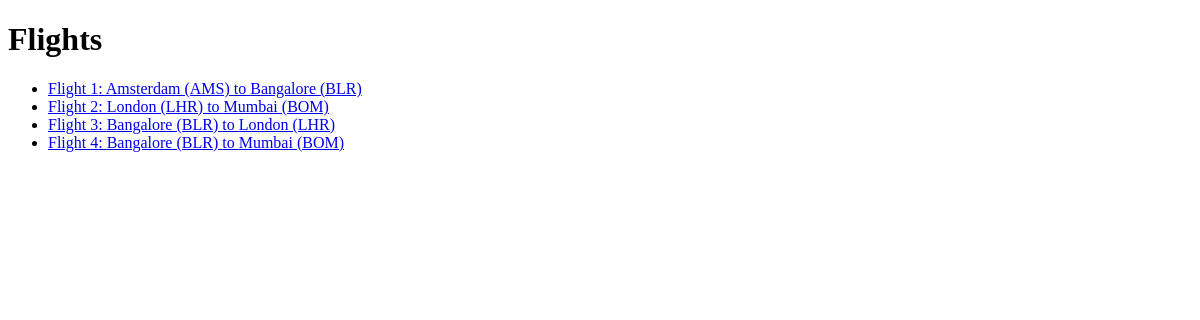
The page /flights/ on the database as committed earlier.
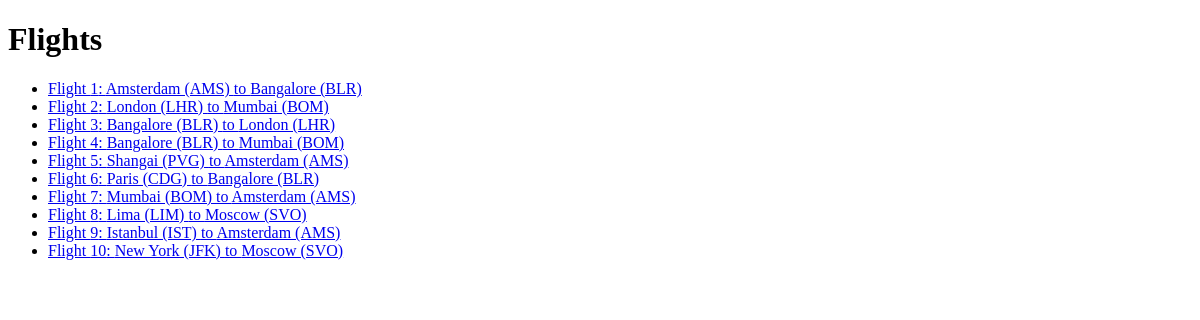
The same page on the database as committed later.
### flights/models.py (models this page shows, shortened)
class Flight(models.Model):
    origin = models.ForeignKey(Airport, on_delete=models.CASCADE, related_name="departures")
    destination = models.ForeignKey(Airport, on_delete=models.CASCADE, related_name="arrivals")
    duration = models.IntegerField()

class Airport(models.Model):
    code = models.CharField(max_length=3)
    city = models.CharField(max_length=64)
    def __str__(self):
        return f"{self.city} ({self.code})"

### flights/views.py (the view)
# urls.py: path("", views.index, name="index"),
def index(request):
    return render(request, "flights/index.html", {
        "flights": Flight.objects.all()
    })

### flights/templates/flights/index.html
{% extends "flights/layout.html" %}
{% block body %}
    <h1>Flights</h1>
    <ul>
        {% for flight in flights %}
            <li>
                <a href="{% url 'flight' flight.id%}">
                    Flight {{ flight.id }}: {{ flight.origin }} to {{ flight.destination }}
                </a>
            </li>
        {% endfor %}
    </ul>
{% endblock %}

### flights/templates/flights/layout.html (shortened to what this page needs)
<!DOCTYPE html>
<html lang="en">
    <head>
    </head>
    <body>
        {% block body %}
        {% endblock %}
    </body>
</html>

Rows that differ between the two databases and show on the page:
added Flight: id "5", origin "Shangai (PVG)", destination "Amsterdam (AMS)"
added Flight: id "6", origin "Paris (CDG)", destination "Bangalore (BLR)"
added Flight: id "7", origin "Mumbai (BOM)", destination "Amsterdam (AMS)"
added Flight: id "8", origin "Lima (LIM)", destination "Moscow (SVO)"
added Flight: id "9", origin "Istanbul (IST)", destination "Amsterdam (AMS)"
added Flight: id "10", origin "New York (JFK)", destination "Moscow (SVO)"
